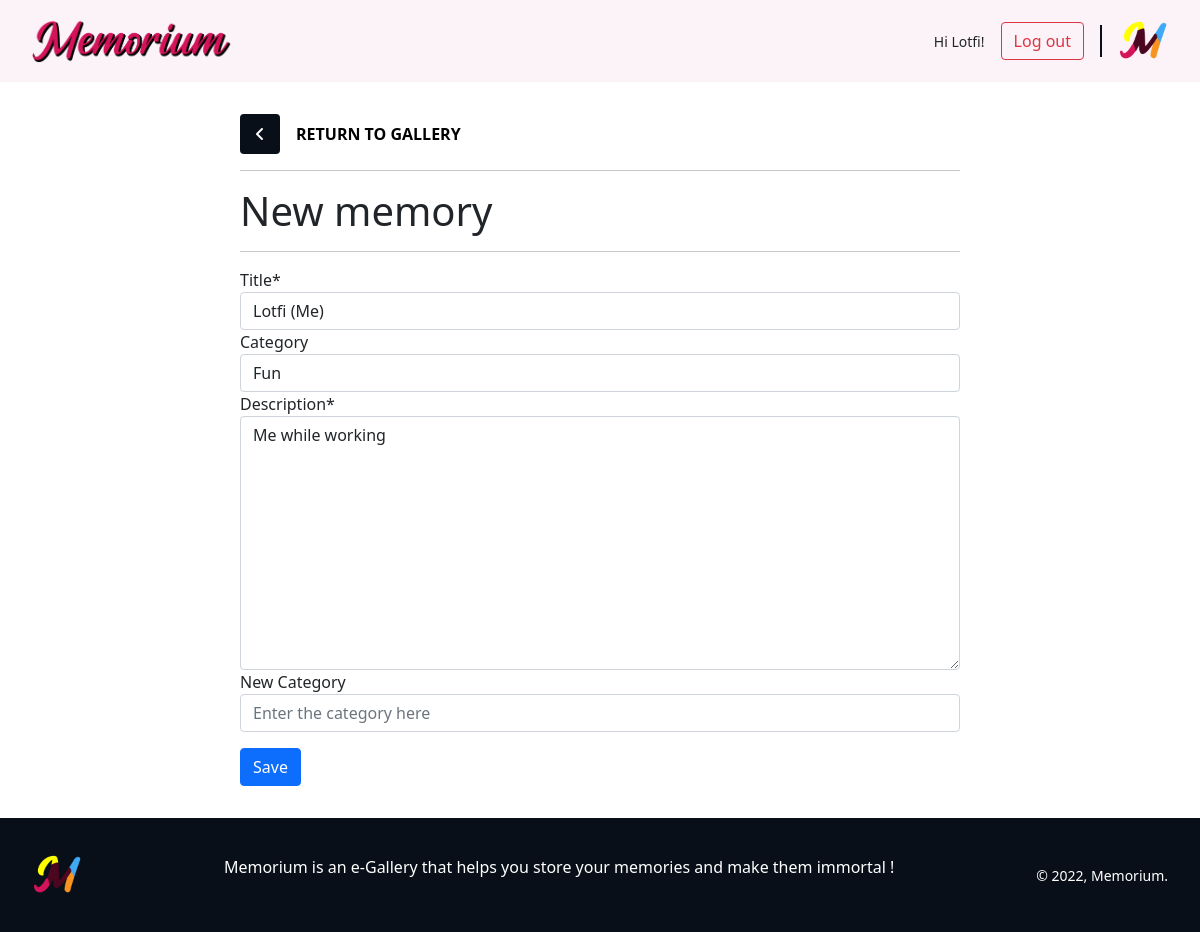
The page /photo/11/edit/ (signed in) on the database its author committed.
### memorium/models.py (models this page shows, shortened)
class Memory(models.Model):
    class Meta:
        verbose_name_plural = "memories"
    category = models.ForeignKey(Category, on_delete=models.SET_NULL, null=True, blank=True)
    title = models.CharField(max_length=200)
    memory = models.ImageField(null=True)
    date_added = models.DateTimeField(auto_now_add=True)
    author = models.ForeignKey(
        'auth.User',
        on_delete=models.CASCADE,
        )
    description = models.TextField()

### memorium/views.py (the view, shortened to what this page needs)
# urls.py: path('photo/<int:pk>/edit/', views.MemoryUpdateView.as_view(), name='edit_memory'),
class MemoryUpdateView(LoginRequiredMixin, UserPassesTestMixin, UpdateView):
    model = Memory
    fields = ('title', 'category', 'description', )
    template_name = 'photos/edit_memory.html'
    success_url = "/"
    def test_func(self): # new
        obj = self.get_object()
        return obj.author == self.request.user

### memorium/models.py (called while the page is built)
    def __str__(self):
        return self.name

### templates/photos/edit_memory.html (shortened to what this page needs)
{% extends 'base.html' %}
{% load crispy_forms_tags %}
{% load static %}
{% block style %} <link rel="stylesheet" href="{% static "styles/main.css" %}">
<link
  href="https://cdn.jsdelivr.net/npm/bootstrap@5.1.3/dist/css/bootstrap.min.css"
  rel="stylesheet"
/>
{% endblock style %} {% block content %}
<main class="memory-add">
  <a class="link" href="{% url 'gallery' %}">
    <div class="rounded">
      <i class="fa-solid fa-angle-left"></i>
    </div>
    <span>RETURN TO GALLERY</span>
  </a>
  <hr>
  <h1>New memory</h1>
  <hr>
  <form action="" method="POST" enctype="multipart/form-data">
    {{ form|crispy }}
    New Category
    <input class="form-control" type="text" placeholder="Enter the category here" name="new_category">
    <button class="btn btn-primary" type="submit">Save</button>
  </form>
</main>
{% endblock content %}

### templates/base.html (shortened to what this page needs)
{% load static %}
<html lang="en">
  <head>
    {% block style %} {% endblock style %}
    <link
      href="https://cdn.jsdelivr.net/npm/bootstrap@5.1.3/dist/css/bootstrap.min.css"
      rel="stylesheet"
    />
  </head>
  <body>
    <header>
      <a class="logo" href="{% url 'gallery' %}">
        <img class="logo" src="{% static "images/memorium_logo.png"%}" alt="">
      </a>
      <div class="profile">
        {% if user.is_authenticated %}
          <small style="margin-right: 1rem;">Hi {{ user.username }}!</small>
          <a class="btn btn-outline-danger" href="{% url 'logout' %}">Log out</a>
        {% else %}
          <small style="margin-right: 1rem;">You are not logged in.</small>
          <a class="btn btn-outline-primary" href="{% url 'login' %}">Log In</a>
        {% endif %}
        <div class="vertical-line"></div>
        <img class="icon" src="{% static "images/memorium_icon.png"%}" alt="">
      </div>
    </header>
    {% block content %} {% endblock content %}
    <footer>
      <div class="profile">
        <img class="icon" src="{% static "images/memorium_icon.png"%}" alt="">
      </div>
      <p>
        Memorium is an e-Gallery that helps you store your memories and make them immortal !
      </p>
      <small>&copy; 2022, Memorium.</small>
    </footer>
  </body>
</html>

### static/styles/main.css (style rules this page uses)
:root { --mainColor: #d4145a; --secondaryColor: #4b0720; --thirdColor: #fcf3f8; --darkColor: rgb(8, 15, 24); --borderRadius: 5px; --defaultFont: 'Source Sans Pro', sans-serif --TitleFont: 'Source Serif 4', sans-serif; }
*, *::before, *::after { box-sizing: border-box; margin: 0; padding: 0; }
body { font-family: 'Source Sans Pro', sans-serif; background-color: white; -webkit-animation: fadein 2s; animation: fadein 2s; overflow-x: hidden; }
html { scroll-behavior: smooth; }
a { text-decoration: none; }
header { display: flex; justify-content: space-between; padding: 1rem 2rem; align-items: center; background-color: var(--thirdColor); }
header > .profile { display: flex; justify-content: space-between; align-items: center; }
.logo { width: 200px; }
.icon { width: 50px; }
.vertical-line { border-right: 2px solid var(--darkColor); height: 2rem; color: var(--darkColor); margin: 0px 1rem; }
.link { border-radius: 5px; width: fit-content; display: flex; justify-content: space-between; align-items: center; transition: 0.3s; border: none; text-decoration: none; }
.rounded { display: flex; justify-content: center; align-items: center; width: 2.5rem; height: 2.5rem; padding: 1rem; color: white; background-color: var(--darkColor); }
.link span { padding: 0.5rem 1rem; color: black; font-weight: 550; transition: 0.3s; }
.memory-add { width: 60%; margin: 2rem auto; }
form > button { margin-top: 1rem; }
footer { bottom: 0; left: 0; width: 100%; background-color: var(--darkColor); color: white; align-items: center; padding: 2rem; display: flex; justify-content: space-between; }

### rows shown on the page
Memory: title "Lotfi (Me)", category "Fun", description "Me while working"

### other values the page prints
{{ user.username }} "Lotfi"
